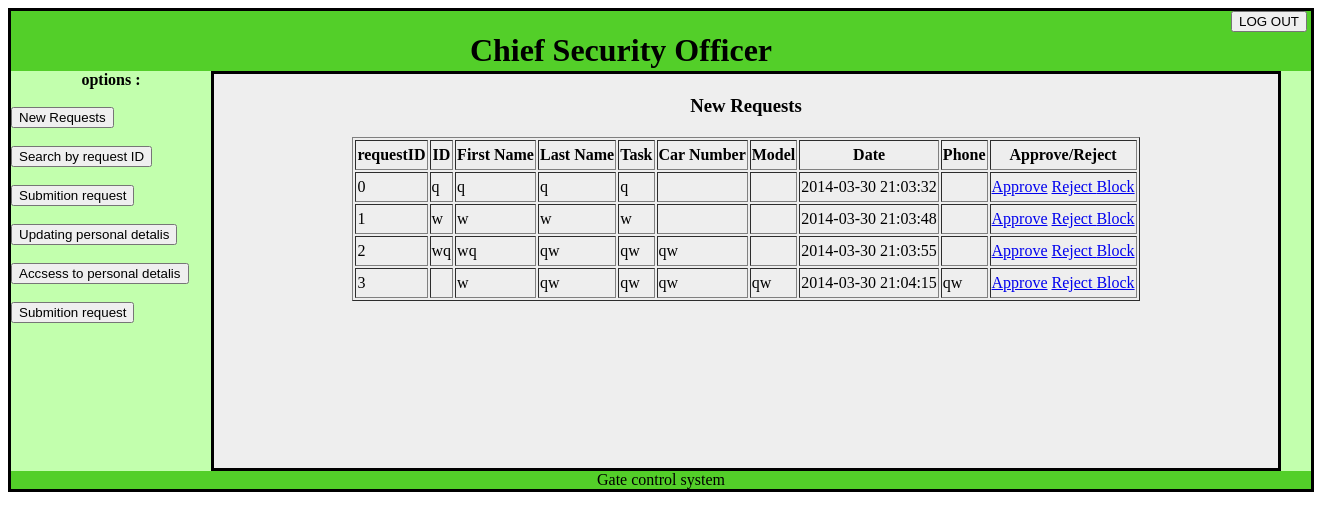
Page /chief.php on the earlier database version.
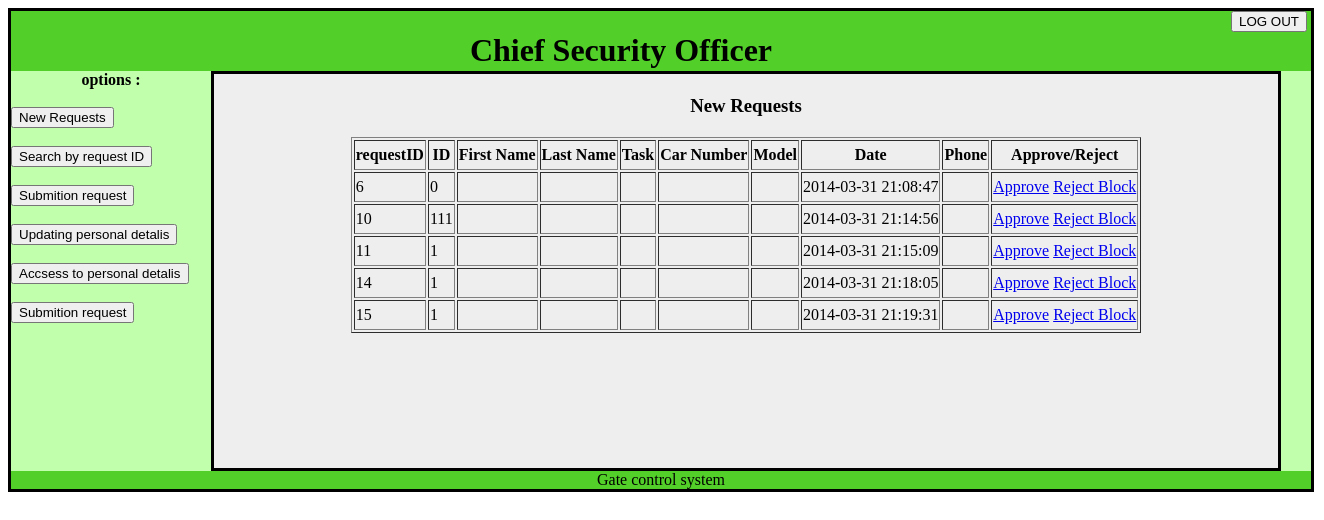
Same page on the later database version.
### tables this page shows
CREATE TABLE IF NOT EXISTS `requesttable` (
  `requestID` int(11) NOT NULL,
  `userID` int(9) NOT NULL,
  `firstName` text NOT NULL,
  `lastName` text NOT NULL,
  `task` text NOT NULL,
  `carNumber` text NOT NULL,
  `model` text NOT NULL,
  `date` timestamp NOT NULL DEFAULT CURRENT_TIMESTAMP,
  `approvedBy` text NOT NULL,
  `phoneNumber` text NOT NULL,
  `status` text NOT NULL,
  PRIMARY KEY (`date`),
  UNIQUE KEY `requestID` (`requestID`),
  UNIQUE KEY `requestID_2` (`requestID`),
  KEY `requestID_3` (`requestID`)
);

### chief.php (the view, shortened to what this page needs)
<!DOCTYPE html PUBLIC "-//W3C//DTD XHTML 1.0 Transitional//EN" "http://www.w3.org/TR/xhtml1/DTD/xhtml1-transitional.dtd">
<html xmlns="http://www.w3.org/1999/xhtml">
<html>
<body>
<div id="container" style="width:1300px;border:3px solid black;">
<div id="header" style="background-color:#53CF29;height:60px;width:1220px;float:left;"><center>
<h1 style="margin-bottom:0;">Chief Security Officer</h1>
</center>
</div>
<div id="logout" style="background-color:#53CF29;height:60px;width:80px;float:left;"><FORM METHOD="logout" action="login.html">
<INPUT type="submit" value="LOG OUT">
</FORM></div>
<div id="menu" style="background-color:#C2FFAD;height:400px;width:200px;float:left;">
<b><center>options :</center></b>
<br>
<FORM METHOD="seeRequest" action="chief.php">
<INPUT type="submit" value="New Requests">
</FORM>
<br>
<FORM METHOD="Find" action="chief_find.html">
<INPUT type="submit" value="Search by request ID">
</FORM>
<br>
<FORM METHOD="request" action="secretary_request.html">
<INPUT type="submit" value="Submition request">
</FORM>
<br>
<FORM METHOD="request" action="login.html">
<INPUT type="submit" value="Updating personal detalis">
</FORM>
<br>
<FORM METHOD="request" action="login.html">
<INPUT type="submit" value="Accsess to personal detalis">
</FORM>
<br>
<FORM METHOD="request" action="secretary_request.html">
<INPUT type="submit" value="Submition request">
</FORM>
</div>
<div id="content" style="background-color:#EEEEEE;height:394px;width:1064px;float:left;border:3px solid black; #ccc;font:16px/26px Georgia, Garamond, Serif;overflow:auto;">
<center>
<h3>New Requests</h3>
 <table border="1">
  <thead>
   <tr>
   <th>requestID</th>
   <th>ID</th>
   <th>First Name</th>
   <th>Last Name</th>
   <th>Task</th>
   <th>Car Number</th>
   <th>Model</th>
   <th>Date</th>
   <th>Phone</th>
   <th>Approve/Reject</th>
   </tr>
<?php
$status = "wait";
$status = mysql_real_escape_string($status);
$query = "SELECT *
    FROM requesttable
    where status = '$status'";
$result = mysql_query($query);
 while($row = mysql_fetch_array($result)) {
            ?>
                <tr>
                <td><?php echo $row['requestID']?></td>
                <td><?php echo $row['userID']?></td>
                <td><?php echo $row['firstName']?></td>
                <td><?php echo $row['lastName']?></td>
                <td><?php echo $row['task']?></td>
                <td><?php echo $row['carNumber']?></td>
                <td><?php echo $row['model']?></td>
                <td><?php echo $row['date']?></td>
                <td><?php echo $row['phoneNumber']?></td>
            <td> <?php echo"  <a href = 'approve.php?approve=$row[requestID]'>Approve</a> <a href = 'reject.php?reject=$row[requestID]'>Reject </a>
            <a href = 'block.php?block=$row[requestID]'>Block </a>"
            ?></td>
                </tr>
<?php
 }
?>
</thead>
   </table>
</center>
</div>
<div id="content1" style="background-color:#C2FFAD;height:400px;width:30px;float:left;">
</div>
<div id="footer" style="background-color:#53CF29;clear:both;text-align:center;">
Gate control system</div>
</div>
</body>
</html>

Differences in the rows shown:
no longer on this page (row edited): requesttable: requestID "0", userID "q", firstName "q", lastName "q", task "q", date "2014-03-30 21:03:32"
no longer on this page (row edited): requesttable: requestID "1", userID "w", firstName "w", lastName "w", task "w", date "2014-03-30 21:03:48"
no longer on this page (row edited): requesttable: requestID "2", userID "wq", firstName "wq", lastName "qw", task "qw", carNumber "qw", date "2014-03-30 21:03:55"
no longer on this page (row edited): requesttable: requestID "3", firstName "w", lastName "qw", task "qw", carNumber "qw", model "qw", date "2014-03-30 21:04:15", phoneNumber "qw"
added requesttable: requestID "6", userID "0", date "2014-03-31 21:08:47"
added requesttable: requestID "10", userID "111", date "2014-03-31 21:14:56"
added requesttable: requestID "11", userID "1", date "2014-03-31 21:15:09"
added requesttable: requestID "14", userID "1", date "2014-03-31 21:18:05"
added requesttable: requestID "15", userID "1", date "2014-03-31 21:19:31"
